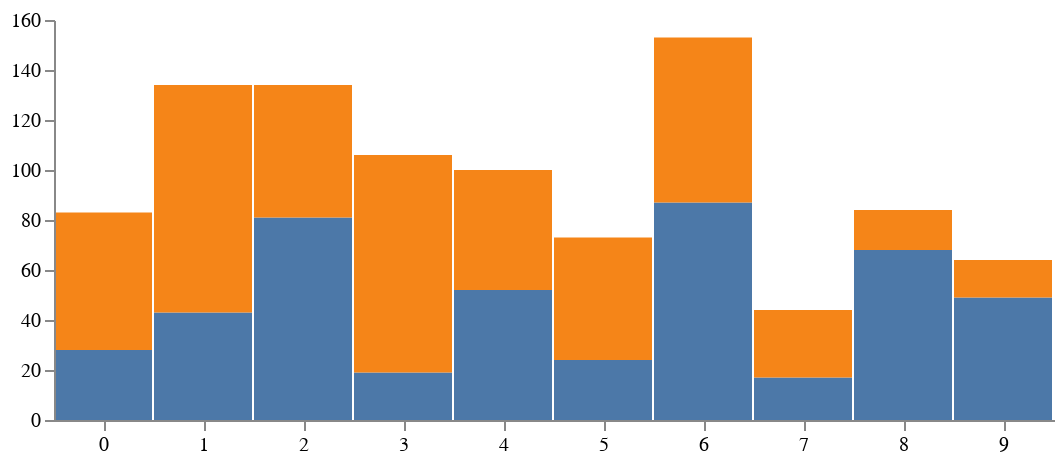

Source (Vega-Lite JSON):
### Vega specification from a JSON file in a GitHub repository (floating-point values rounded to 4 significant figures)
{"$schema": "https://vega.github.io/schema/vega/v5.json", "width": 500, "height": 200, "padding": 5, "data": [{"name": "table", "values": [{"x": 0, "y": 28, "c": 0, "y0": 0, "y1": 28}, {"x": 0, "y": 55, "c": 1, "y0": 28, "y1": 83}, {"x": 1, "y": 43, "c": 0, "y0": 0, "y1": 43}, {"x": 1, "y": 91, "c": 1, "y0": 43, "y1": 134}, {"x": 2, "y": 81, "c": 0, "y0": 0, "y1": 81}, {"x": 2, "y": 53, "c": 1, "y0": 81, "y1": 134}, {"x": 3, "y": 19, "c": 0, "y0": 0, "y1": 19}, {"x": 3, "y": 87, "c": 1, "y0": 19, "y1": 106}, {"x": 4, "y": 52, "c": 0, "y0": 0, "y1": 52}, {"x": 4, "y": 48, "c": 1, "y0": 52, "y1": 100}, {"x": 5, "y": 24, "c": 0, "y0": 0, "y1": 24}, {"x": 5, "y": 49, "c": 1, "y0": 24, "y1": 73}, {"x": 6, "y": 87, "c": 0, "y0": 0, "y1": 87}, {"x": 6, "y": 66, "c": 1, "y0": 87, "y1": 153}, {"x": 7, "y": 17, "c": 0, "y0": 0, "y1": 17}, {"x": 7, "y": 27, "c": 1, "y0": 17, "y1": 44}, {"x": 8, "y": 68, "c": 0, "y0": 0, "y1": 68}, {"x": 8, "y": 16, "c": 1, "y0": 68, "y1": 84}, {"x": 9, "y": 49, "c": 0, "y0": 0, "y1": 49}, {"x": 9, "y": 15, "c": 1, "y0": 49, "y1": 64}], "transform": [{"type": "stack", "groupby": ["x"], "sort": {"field": "c"}, "field": "y"}]}], "scales": [{"name": "x", "type": "band", "range": "width", "domain": {"data": "table", "field": "x"}}, {"name": "y", "type": "linear", "range": "height", "nice": true, "zero": true, "domain": {"data": "table", "field": "y1"}}, {"name": "color", "type": "ordinal", "range": "category", "domain": {"data": "table", "field": "c"}}], "axes": [{"orient": "bottom", "scale": "x", "zindex": 1}, {"orient": "left", "scale": "y", "zindex": 1}], "marks": [{"type": "rect", "from": {"data": "table"}, "encode": {"enter": {"x": {"scale": "x", "field": "x"}, "width": {"scale": "x", "band": 1, "offset": -1}, "y": {"scale": "y", "field": "y0"}, "y2": {"scale": "y", "field": "y1"}, "fill": {"scale": "color", "field": "c"}}, "update": {"fillOpacity": {"value": 1}}, "hover": {"fillOpacity": {"value": 0.5}}}}]}
